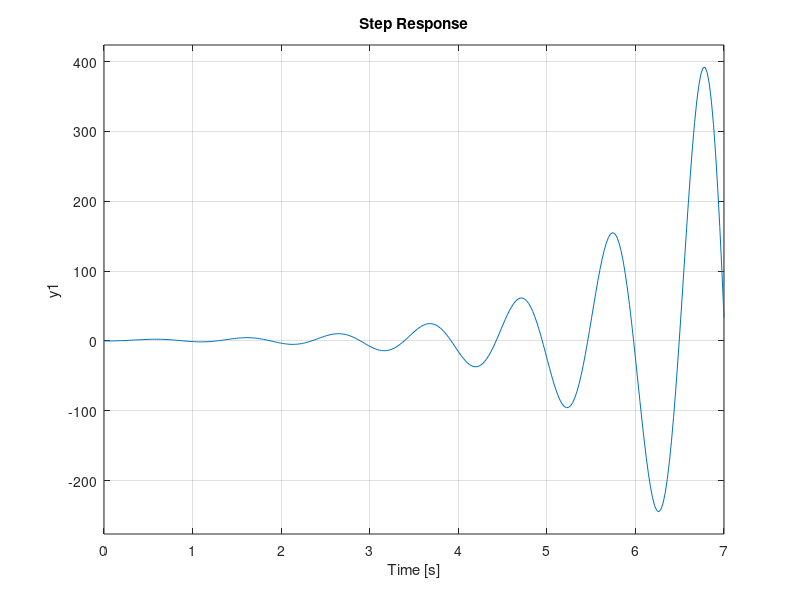
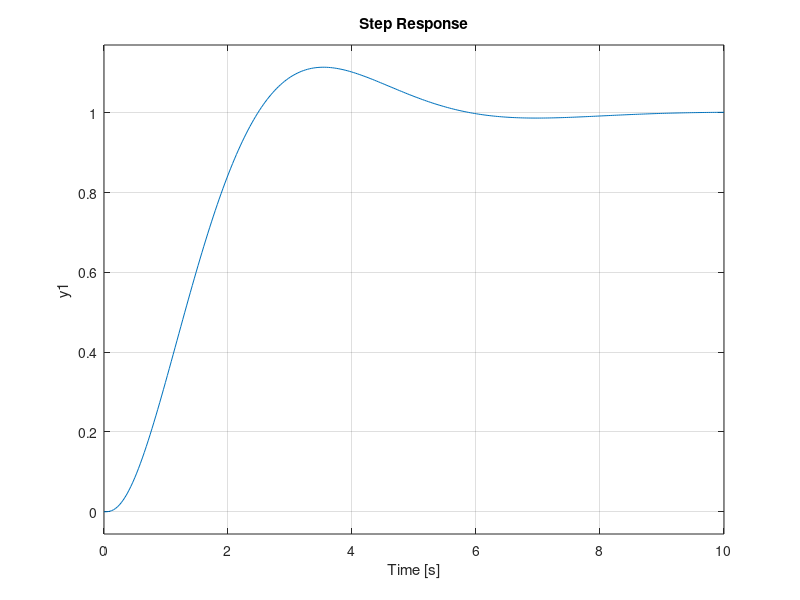
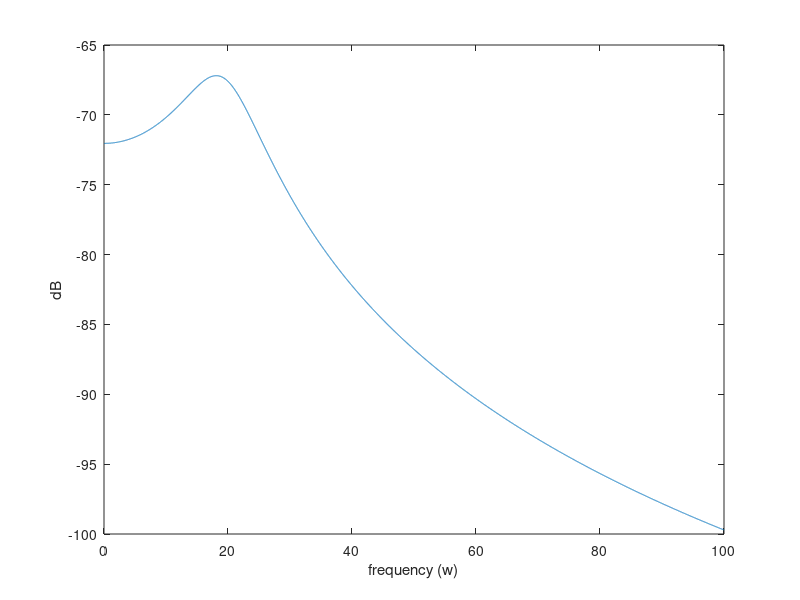
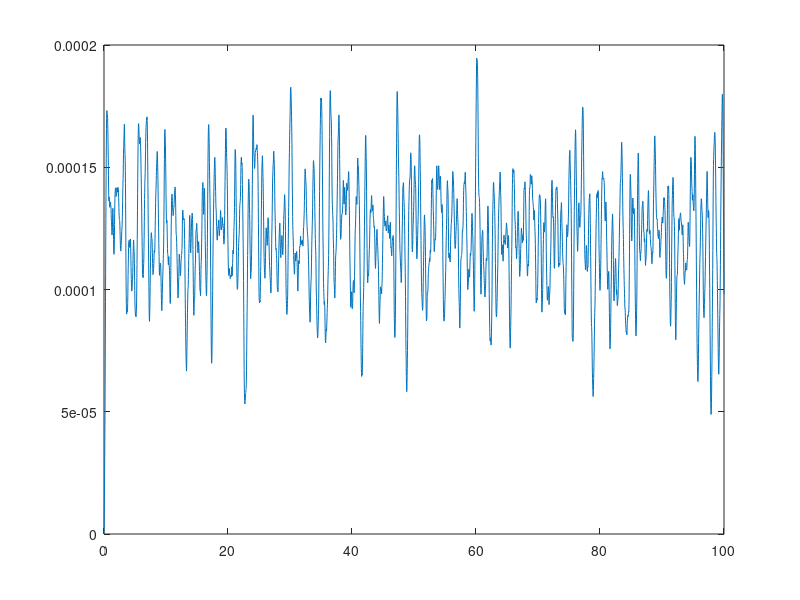

Recreate these plots in MATLAB, in order. (Note: this script raises an error after producing the figures.)
%%   Ian Norris - AerE 331 Final Exam

%% Problem 1 

%Part C
Gc = 1;
Gs = tf([10],[1 10]);
Gp = tf([50],[1 1.4 0]);
Gopen = Gc*Gs*Gp;
num1 = 500;
denom1 = [1 11.4 14 0];
Gclosed = Gopen/(Gopen+1);
[A,B,C,D] = tf2ss(num1,denom1);

Poles = [-2 -2+1.5i -2-1.5i];
ks = place(A,B,Poles)

%Part D
figure(1)   %Closed loop step response for ks = 1
step(Gclosed)

figure(2)
Gopen2 = Gopen*.025;
Gclosed2 = feedback(Gopen2,tf(1,1));
step(Gclosed2)

%% Problem 2

%Part A
A = [-12 -400; 1 0];
lambda1 = eig(A)

%Part D
om = 0:.01:100;
w = 0.1;
u = (om.*(1i)).^2+12*(om.*(1i))+400;
h = w./u;
sw = 10*log10(abs(h).^2);

figure(3)
plot(om,sw)
xlabel('frequency (w)')
ylabel('dB')

%Part E
numC = 0.1;
denomC = [1 12 400];
transC = tf(numC,denomC);
r = c2d(transC,2*pi/1000)

u = rand(1,5000);
x = linspace(0,100,length(u));
y(1)=0;
y(2)=1.923*1e-6*u(1);

for k = 3:5000
    y(k) = 1.912*y(k-1)-0.9274*y(k-2)+1.923*1e-6*u(k-1)+1.875*1e-6*u(k-2);
end

figure(77)
title('Simulated Turbulence')
plot(x,y)



%Part F
figure(4)
psd(sw)
%% Problem 3

%Part B
num3 = [2 0 0 0];
denom3 = [1 -2.5 2.26 -0.74];
trans3 = tf(num3,denom3,.05);
roots(denom3)  


%Part D
trans3d = feedback(trans3,1);
figure(5)
rlocus(trans3d)

%Part E
figure(6)
impulse(trans3,'b')
hold on
impulse(trans3d,'g')

%% Problem 4

%Part B
s = tf('s');
%e = 2.7182818;
z = exp(-s.*.02);
ZOH = (1-z)/s;
Gz = .004/(1-.98*z);
Gp = tf(4.6,[1 0.76 4.55]);
Gs = tf(.2,[1 1]);
Gc = Gp*Gz*ZOH*(1/.02)

wA = feedback(Gs*Gp,1);
wD = feedback(Gs*Gc,1);

%Part C
figure(76)
step(wA,'b')
hold on
step(wD,'r')
grid
hold off

%Part D
figure(75)
bode(wA,'b')
hold on
bode(wD,'r')
grid
hold off


% %% Problem 5
% 
% %PROGRAM NAME: ButterAveMaria.m
% %This code carries out a decomposition of the vocal portion of the audio
% % track (ch1.mat MUST be present in the Matlab workspace.)
% %======================================================================
% % Analog & Digital Filter Design & Properties:
% fs = 44200;     % Sample frequency in Hz
% Ts = 1/fs;      % Sampling period
% fN = fs/2;      % Nyquist Frequency
% f12=[400 4000]; %  Vocals BP Filter (Hz)
% F12 = f12/fN;   % Normalized BW
% Norder = 4;     % Because the filter is BP, its order will = 2*Norder
% [Bs,As] = butter(Norder , F12,'s'); %Max frequency possible is 1 RAD/SEC
% %ANALOG FILTER:
% Gs=tf(Bs,As);
% s=tf('s');
% npwr=length(As);
% BBs=0; AAs=0;
% % Convert frequencies to REAL frequencies
% c=(2*pi*fN)^-1;   % wnorm = c*wreal
% for k=1:npwr
%     BBs = BBs + Bs(k)*(c*s)^(npwr-k);
%     AAs = AAs + As(k)*(c*s)^(npwr-k);
% end
% GGs = BBs/AAs; % Analog filter re: REAL frequencies
% % DIGITAL FILTER:
% [B,A] = butter(Norder,F12);
% Gz = tf(B,A,Ts);
% %Comparison of Analog & Digital FRS & Impulse Responses:
% figure(1)
% bode(GGs,'k',Gz,'r')
% grid
% title('Analog (black) & Digital (red) BP Filter Bode Plots')
% pause   %PAUSE 1
% figure(2)
% impulse(GGs,'k',Gz,'r')
% grid
% title('Analog (black) & Digital (red) BP Filter Impulse Responses')
% pause   %PAUSE 2
% %=================================================================
% % Carry out the Vocals Filtering:
% %-----------------------------------------------
% % ***** Run ch1 through the digital filter *****
% nch1 = length(ch1);
% ch1F = zeros(nch1,1);
% tvec=Ts:Ts:nch1*Ts;
% nA=length(A); nB=length(B);
% for k = nA+1:nch1
%     ch1F(k)=-A(2:nA)*ch1F(k-1:-1:k-nA+1) + B*ch1(k:-1:k-nB+1);
% end
% figure(3)  %+++ ZOOM IN TO COMPARE UNFILTERED & FILTERED IN DETAIL +++
% plot(tvec,ch1)
% grid
% title('Unfiltered Track')
% xlabel('Time (sec)')
% sound(ch1,fs)
% pause   %PAUSE 3
% hold on
% plot(tvec,ch1F,'r')
% title('Unfiltered (blue) & Once-Filtered (red) Tracks')
% sound(ch1F,fs)  % Play filtered ch1
% pause % PAUSE 4
% chdiff=ch1-ch1F;
% figure(4)
% plot(tvec,chdiff)
% title('Track Residual After Once-Filtered Vocals Have been Subtracted')
% xlabel('Time (sec)')
% grid
% sound(chdiff,fs)  % Play Residual after removing ch1F from the track
% pause   % PAUSE 5
% %---------------------------------------------
% % ***** Run Ch1F backwards through the filter *****
% ch1Fi = flipud(ch1F);
% ch1F2i = zeros(nch1,1);
% for k = nA+1:nch1
%     ch1F2i(k)=-A(2:nA)*ch1F2i(k-1:-1:k-nA+1) + B*ch1Fi(k:-1:k-nB+1);
%     
% end
% ch1F2 = flipud(ch1F2i);
% figure(5)
% plot(tvec,ch1)
% hold on
% plot(tvec,ch1F2,'r') %++ZOOM IN TO COMPARE UNFILTERED & FILTERED IN DETAIL++
% title('Unfiltered (blue) & Twice-Filtered (red) Tracks')
% xlabel('Time (sec)')
% grid
% chdiff2 = ch1 - ch1F2;
% sound(chdiff2,fs)
% figure(6)
% plot(tvec,chdiff2)
% grid
% title('Track Residual After Twice-Filtered Vocals Have been Subtracted')
% xlabel('Time (sec)')






















